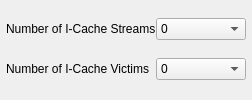
                 <widget class="QWidget" name="G_ICACHE_STREAMS_VICTIMS_ENABLED_PAGE" >
                  <layout class="QVBoxLayout" >
                   <property name="margin" >
                    <number>6</number>
                   </property>
                   <property name="spacing" >
                    <number>6</number>
                   </property>

                   <item>
                    <layout class="QHBoxLayout" >
                     <property name="margin" >
                      <number>0</number>
                     </property>
                     <property name="spacing" >
                      <number>0</number>
                     </property>
                     <item>
                      <widget class="QLabel" name="G_ICACHE_STREAMS_LABEL_1" >
                       <property name="sizePolicy" >
                        <sizepolicy>
                         <hsizetype>7</hsizetype>
                         <vsizetype>5</vsizetype>
                         <horstretch>0</horstretch>
                         <verstretch>0</verstretch>
                        </sizepolicy>
                       </property>
                       <property name="toolTip" >
                        <string>&lt;qt>Specifies the number of stream buffers used by the instruction cache.  A stream buffer is used to speculatively prefetch instructions, before the processor requests them.  This often improves performance, since the processor spends less time waiting for instructions to be read from memory.&lt;br>&lt;br>Note that to be able to use instruction cache streams, area optimization must not be enabled on the first page.&lt;/qt></string>
                       </property>
                       <property name="text" >
                        <string>Number of I-Cache Streams</string>
                       </property>
                      </widget>
                     </item>
                     <item>
                      <widget class="QComboBox" name="G_ICACHE_STREAMS_1" >
                       <property name="minimumSize" >
                        <size>
                         <width>90</width>
                         <height>0</height>
                        </size>
                       </property>
                       <property name="maxVisibleItems" >
                        <number>2</number>
                       </property>
                       <item>
                        <property name="text" >
                         <string>0</string>
                        </property>
                       </item>
                       <item>
                        <property name="text" >
                         <string>1</string>
                        </property>
                       </item>
                      </widget>
                     </item>
                    </layout>
                   </item>

                   <item>
                    <layout class="QHBoxLayout" >
                     <property name="margin" >
                      <number>0</number>
                     </property>
                     <property name="spacing" >
                      <number>0</number>
                     </property>
                     <item>
                      <widget class="QLabel" name="G_ICACHE_VICTIMS_LABEL_1" >
                       <property name="sizePolicy" >
                        <sizepolicy>
                         <hsizetype>7</hsizetype>
                         <vsizetype>5</vsizetype>
                         <horstretch>0</horstretch>
                         <verstretch>0</verstretch>
                        </sizepolicy>
                       </property>
                       <property name="toolTip" >
                        <string>&lt;qt>Specifies the number of instruction cache victims that are saved.  A victim is a cache line that is evicted from the cache.  If no victims are saved, all evicted lines must be read from memory again, when they are needed.  By saving the most recent lines, they can be fetched much faster, thus improving performance.  It is possible to save 2, 4, or 8 cache lines.  The more cache lines that are saved, the better performance becomes.  The recommended value is 8 lines.&lt;br>&lt;br>Note that to be able to use instruction cache victims, area optimization must not be enabled on the first page.&lt;/qt></string>
                       </property>
                       <property name="text" >
                        <string>Number of I-Cache Victims</string>
                       </property>
                      </widget>
                     </item>
                     <item>
                      <widget class="QComboBox" name="G_ICACHE_VICTIMS_1" >
                       <property name="minimumSize" >
                        <size>
                         <width>90</width>
                         <height>0</height>
                        </size>
                       </property>
                       <property name="maxVisibleItems" >
                        <number>4</number>
                       </property>
                       <item>
                        <property name="text" >
                         <string>0</string>
                        </property>
                       </item>
                       <item>
                        <property name="text" >
                         <string>2</string>
                        </property>
                       </item>
                       <item>
                        <property name="text" >
                         <string>4</string>
                        </property>
                       </item>
                       <item>
                        <property name="text" >
                         <string>8</string>
                        </property>
                       </item>
                      </widget>
                     </item>
                    </layout>
                   </item>

                  </layout>
                 </widget>
